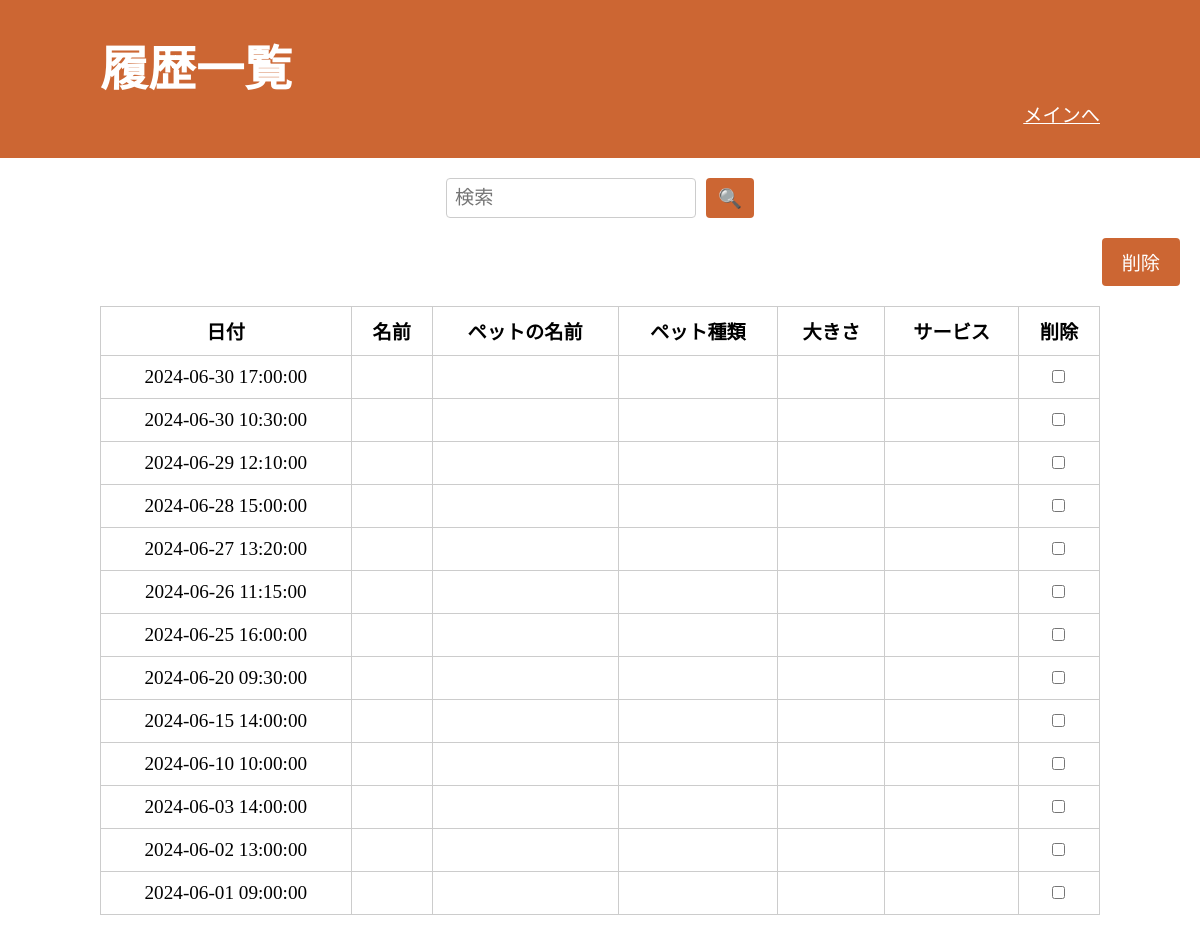
The app's page /history.php (signed in) with its own data.
### tables this page shows
CREATE TABLE service_history (
    history_id INT AUTO_INCREMENT PRIMARY KEY,
    customer_id INT,
    pet_id INT,
    service_id INT,
    service_date DATETIME NOT NULL,

    customer_name VARCHAR(100) NOT NULL,
    pet_name VARCHAR(50) NOT NULL,
    service_name VARCHAR(100) NOT NULL,
    service_price INT(11) NOT NULL,
    pet_type VARCHAR(50) NOT NULL,
    pet_size VARCHAR(50) NOT NULL,    
    INDEX (customer_id),
    INDEX (pet_id),
    INDEX (service_id),

    CONSTRAINT fk_history_customer FOREIGN KEY (customer_id) REFERENCES customers(customer_id),
    CONSTRAINT fk_history_pet FOREIGN KEY (pet_id) REFERENCES pets(pet_id),
    CONSTRAINT fk_history_service FOREIGN KEY (service_id) REFERENCES services(service_id)
);

### public/history.php (the view, shortened to what this page needs)
<?php
require_once(__DIR__ . '/history_update.php');
$search = $_GET['search'] ?? '';
$sql = "SELECT history_id, service_date,
        customer_name, pet_name, pet_type, pet_size, service_name FROM service_history";
$params = [];
$sql .= " ORDER BY service_date DESC";
$stmt = $pdo->prepare($sql);
$stmt->execute($params);
$history_table = $stmt->fetchAll(PDO::FETCH_ASSOC);
?>
<!DOCTYPE html>
<html lang="ja">
<head>
    <link rel="stylesheet" href="assets/css/style.css">
</head>
<body>
<header>
    <h1>履歴一覧</h1>
    <nav>
                <ul>
                    <li><a href="main.php">メインへ</a></li>
                </ul>
            </nav>
</header>
<main>
    <form method="get" action="history.php" class="history_search_wrap">
        <input type="text" name="search" placeholder="検索" value="<?= htmlspecialchars($search) ?>" class="history_search_input">
        <input type="submit" value="🔍" class="history_search_btn">
    </form>
    <form method="post" action="history_delete.php" onsubmit="return confirm('選択した履歴を削除してよろしいですか？');">
    <div style="display: flex; justify-content: flex-end;">
        <button type="submit"ss class="history_delete_btn">削除</button>
    </div>
        <table class="history_table">
            <thead>
                <tr>
                    <th>日付</th>
                    <th>名前</th>
                    <th>ペットの名前</th>
                    <th>ペット種類</th>
                    <th>大きさ</th>
                    <th>サービス</th>
                    <th>削除</th>
                </tr>
            </thead>
            <tbody>
            <?php if (empty($history_table)): ?>
                <tr>
                    <td colspan="7">現在登録されている履歴情報はありません。</td>
                </tr>
            <?php else: ?>
                <?php foreach ($history_table as $history): ?>
                    <tr>
                        <td><?= htmlspecialchars($history['service_date']) ?></td>
                        <td><?= htmlspecialchars($history['customer_name']) ?></td>
                        <td><?= htmlspecialchars($history['pet_name']) ?></td>
                        <td><?= htmlspecialchars($history['pet_type']) ?></td>
                        <td><?= htmlspecialchars($history['pet_size']) ?></td>
                        <td><?= htmlspecialchars($history['service_name']) ?></td>
                        <td><input type="checkbox" name="history_delete_ids[]" value="<?= $history['history_id'] ?>"></td>
                    </tr>
                <?php endforeach; ?>
            <?php endif; ?>
            </tbody>
        </table>
    </form>
</main>
</body>
</html>

### public/assets/css/style.css (style rules this page uses)
* { margin: 0; padding: 0; list-style: none; font-size: 100%; border: none; }
*, *::before, *::after { box-sizing: border-box; }
html { font-size: 1.2rem; }
header { width: 100%; height: 30%; padding: 30px 100px; background-color: #CC6633; }
header h1 { font-size: 2.5rem; color: #FFFFFF; }
header nav { text-align: right; }
header li a { color: #FFFFFF; }
main { height: 60%; padding-top: 20px; padding-bottom: 40px; }
input, select { border: 1px solid; }
button { border: 1px solid; }
table, th, td { border: 1px solid; margin: 0 auto; }
.history_search_wrap { display: flex; justify-content: center; gap: 10px; }
.history_search_input { padding: 8px; width: 250px; border: 1px solid #ccc; border-radius: 4px; }
.history_search_btn { padding: 8px 12px; background-color: #CC6633; color: white; border: none; border-radius: 4px; cursor: pointer; }
.history_delete_btn { display: flex; margin: 20px; padding: 10px 20px; background-color: #CC6633; color: white; border: none; border-radius: 4px; cursor: pointer; }
.history_table { width: 100%; max-width: 1000px; border-collapse: collapse; margin: 0 auto; background-color: white; table-layout: auto; }
.history_table th, .history_table td { padding: 10px; border: 1px solid #ccc; text-align: center; white-space: nowrap; }

### records on screen
service_history: service_date "2024-06-30 17:00:00"
service_history: service_date "2024-06-30 10:30:00"
service_history: service_date "2024-06-29 12:10:00"
service_history: service_date "2024-06-28 15:00:00"
service_history: service_date "2024-06-27 13:20:00"
service_history: service_date "2024-06-26 11:15:00"
service_history: service_date "2024-06-25 16:00:00"
service_history: service_date "2024-06-20 09:30:00"
service_history: service_date "2024-06-15 14:00:00"
service_history: service_date "2024-06-10 10:00:00"
service_history: service_date "2024-06-03 14:00:00"
service_history: service_date "2024-06-02 13:00:00"
service_history: service_date "2024-06-01 09:00:00"
